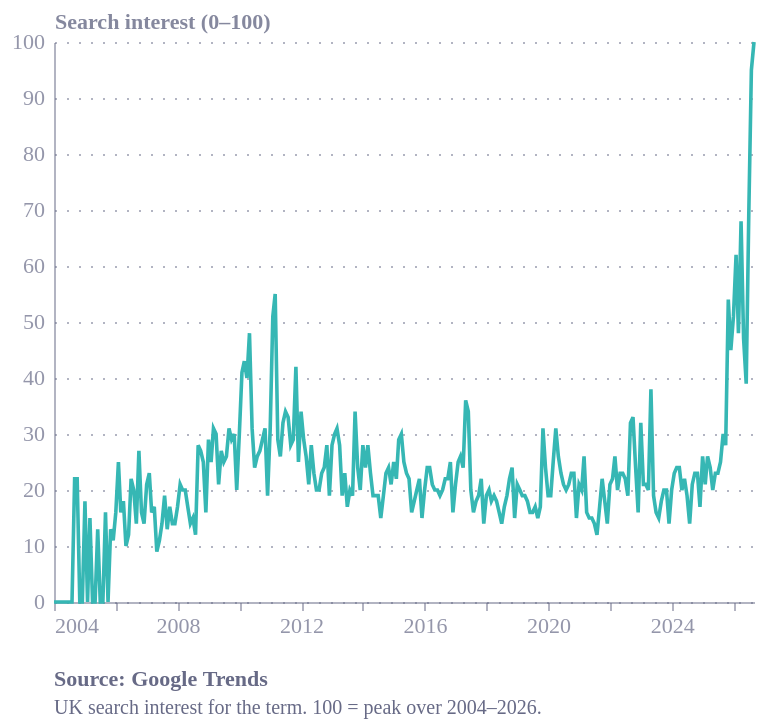

The specification (Vega-Lite) saved for this image:
### Vega-Lite specification from a JSON file in a GitHub repository (floating-point values rounded to 4 significant figures; data arrays with more than 128 entries replaced by an {"elided": "..."} marker saying what was removed)
{"config": {"font": "Circular Std", "text": {"color": "#676A86", "align": "left", "baseline": "middle", "dx": 7, "dy": 0, "fontSize": 11}, "view": {"stroke": "transparent", "continuousWidth": 400, "continuousHeight": 300, "discreteWidth": 400, "discreteHeight": 300, "fill": "transparent"}, "range": {"category": ["#36B7B4", "#E6224B", "#F4C245", "#0063AF", "#00A767", "#179FDB", "#EB5C2E", "#5C267B", "#122B39"], "diverging": ["#E6224B", "#E54753", "#C9C9C9", "#179FDB", "#122B39"], "heatmap": ["#C9C9C9", "#179FDB", "#0063AF", "#122B39"], "ordinal": ["#00A767", "#36B7B4", "#179FDB", "#0063AF", "#243B5A"]}, "bar": {"color": "#179fdb"}, "line": {"color": "#e6224b"}, "rule": {"color": "#676A86"}, "area": {"opacity": 0.8}, "point": {"filled": true, "size": 80, "color": "#e6224b", "opacity": 0.95}, "geoshape": {"stroke": "white", "strokeWidth": 0.3}, "rect": {"fill": "#d6d4d4", "opacity": 0.3}, "axis": {"labelColor": "#676A86", "labelFontSize": 11, "labelFont": "Circular Std", "labelOpacity": 0.7, "tickColor": "#676A86", "tickOpacity": 0.5, "domainColor": "#676A86", "domainOpacity": 0.5, "gridColor": "#676A86", "gridDash": [2, 2], "gridOpacity": 0.5, "title": null, "titleColor": "#676A86", "titleOpacity": 0.8, "tickSize": 4}, "axisXDiscrete": {"grid": false, "labelAngle": 0, "tickCount": 10, "tickOpacity": 0.5, "title": null}, "axisYDiscrete": {"ticks": false, "labelPadding": 5}, "axisXTemporal": {"grid": false, "ticks": true}, "axisXQuantitative": {"grid": true}, "axisYQuantitative": {"gridColor": "#676A86", "gridDash": [1, 5], "gridOpacity": 0.5, "ticks": false, "labelPadding": 5, "tickCount": 8, "titleAngle": 0, "titleAlign": "left", "titleBaseline": "bottom", "titleX": 0, "titleY": -5}, "title": {"color": "#676A86E6", "subtitleColor": "#676A86", "font": "Circular Std", "subtitleFont": "Circular Std", "anchor": "start", "fontSize": 14, "subtitleFontSize": 12, "subtitlePadding": 4, "offset": 0, "frame": "group"}, "legend": {"titleColor": "#122b39", "title": null, "labelColor": "#122b39", "labelFontSize": 11}, "background": "white"}, "data": {"name": "data-02242022a649a61e3acb5bf649704fee"}, "mark": {"type": "line", "strokeWidth": 1.8}, "encoding": {"color": {"field": "series", "legend": null, "type": "nominal"}, "x": {"axis": {"format": "%Y", "tickCount": 8}, "field": "date", "title": null, "type": "temporal"}, "y": {"field": "value", "title": "Search interest (0–100)", "type": "quantitative"}}, "height": 280, "title": {"text": "Source: Google Trends", "anchor": "start", "color": "#676A86", "dy": 12, "fontSize": 11, "orient": "bottom", "subtitle": ["UK search interest for the term. 100 = peak over 2004–2026."], "subtitleColor": "#676A86", "subtitleFontSize": 10}, "width": 350, "$schema": "https://vega.github.io/schema/vega-lite/v6.4.1.json", "datasets": {"data-02242022a649a61e3acb5bf649704fee": {"elided": "273 records"}}}
